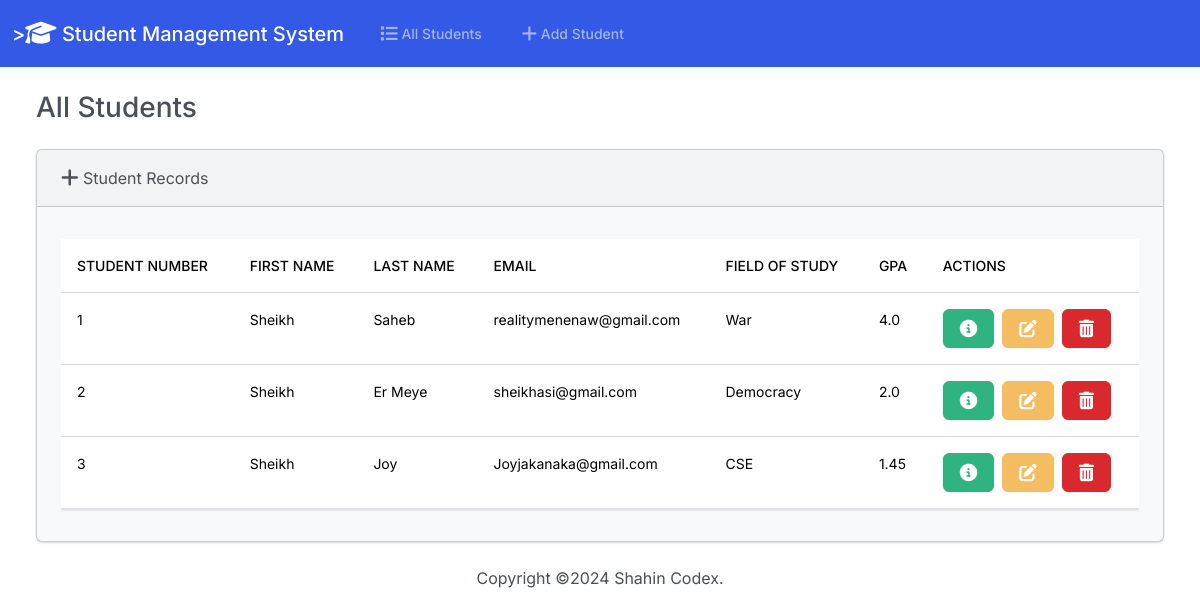
The page / on the database its author committed.
### Students/models.py (models this page shows, shortened)
class Student(models.Model):
    student_number = models.PositiveIntegerField()
    first_name = models.CharField(max_length=50)
    last_name = models.CharField(max_length=50)
    email = models.EmailField(max_length=100)
    field_of_study = models.CharField(max_length=50)
    gpa = models.FloatField()

### Students/views.py (the view)
# urls.py: path('', views.index, name='index'),
def index(request):
    return render(request, 'Students/index.html', {
        'Student': Student.objects.all()
    })

### Students/templates/Students/index.html (shortened to what this page needs)
{% extends "students/base.html" %}
{% block body %}
        <h3 class="m-4">All Students</h3>
        <div class="row">
          <div class="col-12">
          {% if Student %}
           <div class="card bg-light ms-4 me-4 mb-4">
              <div class="card-header">
              <i class="fa-solid fa-plus fa-lg"></i> Student Records
              </div>
              <div class="card-body">
                <p class="card-text">
                 <div class="table-responsive">
                <table class="table table-hover">
  <thead>
    <tr>
      <th scope="col">Student Number</th>
      <th scope="col">First Name</th>
      <th scope="col">Last Name</th>
      <th scope="col">Email</th>
      <th scope="col">Field of Study</th>
      <th scope="col">GPA</th>
      <th scope="col">Actions</th>
    </tr>
  </thead>
  <tbody>
    {% for student in Student %}
    <tr>
    <td>{{ student.student_number }}</td>
    <td>{{ student.first_name }}</td>
    <td>{{ student.last_name }}</td>
    <td>{{ student.email }}</td>
    <td>{{ student.field_of_study }}</td>
    <td>{{ student.gpa }}</td>
    <td>
    <button type="button" class="btn btn-success me-1" href="{% url 'view_student' student.id %}" data-bs-toggle="modal" data-bs-target="#myModal{{student.id}}">
    </button>
<a class="btn btn-warning me-1" href="{% url 'edit' student.id %}">
</a>
 <button type="button" class="btn btn-danger" data-bs-toggle="modal" data-bs-target="#delete{{student.id}}">
  </button>
    </td>
    </tr>
  {% endfor %}
  </tbody>
</table>
                </p>
              </div>
            </div>
          {% else %}
            <h5 class="alert alert-primary ms-4 me-4">No Student Records</h5>
          {% endif %}
          </div>
        </div>
    {% endblock %}

### Students/templates/Students/base.html (shortened to what this page needs)
{% load static %}
<!DOCTYPE html>
<html lang="en">
  <head>
    <link
      rel="stylesheet"
      href="https://cdnjs.cloudflare.com/ajax/libs/font-awesome/6.7.1/css/all.min.css">
    <link href="{% static 'css/bootstrap.min.css' %}" rel="stylesheet">
    <body class="d-flex flex-column min-vh-100">
      <nav class="navbar navbar-expand-lg bg-primary" data-bs-theme="dark">
        <div class="container-fluid">
          <a class="navbar-brand" href="{% url 'index' %}">
            ><i class="fa-solid fa-graduation-cap fa-lg"></i> Student Management
            System</a
          >
          <div class="collapse navbar-collapse" id="navbarColor01">
            <ul class="navbar-nav me-auto">
              <li class="nav-item">
                <a class="nav-link" href="{% url 'index' %}">
                   All Students</a
                >
              </li>
              <li class="nav-item">
                <a class="nav-link" href="{% url 'add' %}">
                   Add Student
                </a>
              </li>
            </ul>
          </div>
        </div>
      </nav>
      <div class="container-fluid">
       {% block body %}
       {% endblock %}
      </div>
      <footer class="mt-auto mb-4">
        <div class="text-center">
          <span>
           Copyright &copy;<script>document.write(new Date().getFullYear())</script> Shahin Codex.
           </span>
          </div>
        </footer>
    </body>
  </head>
</html>

### rows shown on the page
Student: student_number "1", first_name "Sheikh", last_name "Saheb", email "realitymenenaw@gmail.com", field_of_study "War", gpa "4.0"
Student: student_number "2", first_name "Sheikh", last_name "Er Meye", email "sheikhasi@gmail.com", field_of_study "Democracy", gpa "2.0"
Student: student_number "3", first_name "Sheikh", last_name "Joy", email "Joyjakanaka@gmail.com", field_of_study "CSE", gpa "1.45"
